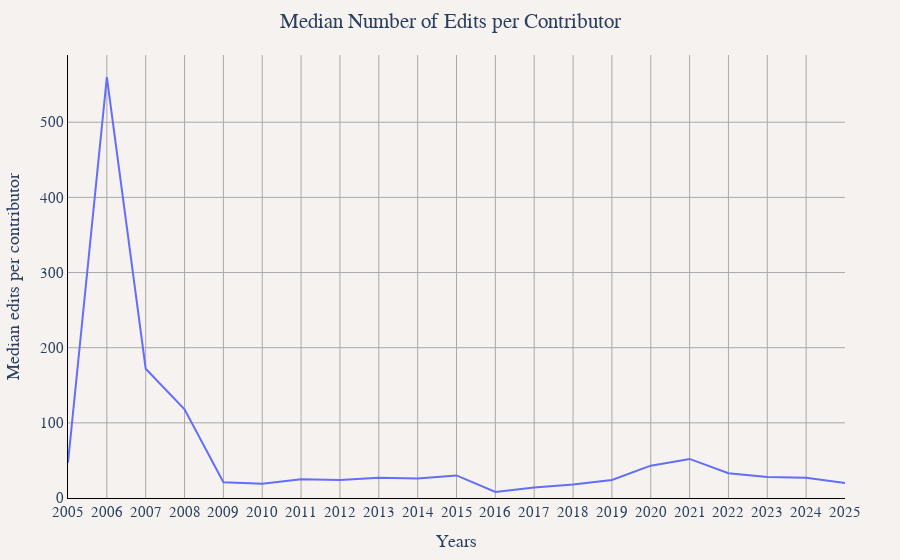

Notebook code for this chart:
### Markdown cell above
## Median Number of Edits per Contributor (Yearly)
This shows the median number of edits made by contributors each year, providing insight into typical contributor activity levels.

### Code cell
df_median_edits_yearly = duckdb.sql("""
WITH yearly_contributor_edits AS (
    SELECT
        year,
        user_name,
        CAST(SUM(edit_count) as INTEGER) as user_edits
    FROM '../changeset_data/year=*/month=*/*.parquet'
    GROUP BY year, user_name
)
SELECT
    CAST(year AS VARCHAR) as Years,
    CAST(PERCENTILE_CONT(0.5) WITHIN GROUP (ORDER BY user_edits) as INTEGER) as "Median edits per contributor"
FROM yearly_contributor_edits
GROUP BY year
ORDER BY year
""").df()

util.show_figure(
    [
        util.FigureConfig(
            title="Median Number of Edits per Contributor",
            x_col="Years",
            y_col="Median edits per contributor",
            query_or_df=df_median_edits_yearly,
        ),
    ],
)

### Figure 1 — Plotly figure (JSON) as saved in the notebook; plotly's stock layout.template omitted (floating-point values rounded to 4 significant figures)
{"data": [{"hovertemplate": "Median edits per contributor<br>%{x}<br>%{y:,} Median edits per contributor<extra></extra>", "name": "Median edits per contributor", "type": "scatter", "visible": true, "x": ["2005", "2006", "2007", "2008", "2009", "2010", "2011", "2012", "2013", "2014", "2015", "2016", "2017", "2018", "2019", "2020", "2021", "2022", "2023", "2024", "2025"], "y": [47, 560, 172, 118, 21, 19, 25, 24, 27, 26, 30, 8, 14, 18, 24, 43, 52, 33, 28, 27, 20]}], "layout": {"barmode": "stack", "font": {"family": "Times", "size": 15}, "margin": {"b": 55, "l": 55, "r": 55, "t": 55}, "paper_bgcolor": "#f5f2f0", "plot_bgcolor": "#f5f2f0", "title": {"text": "Median Number of Edits per Contributor", "x": 0.5}, "xaxis": {"gridcolor": "darkgray", "linecolor": "black", "showgrid": true, "tickcolor": "black", "title": {"text": "Years"}, "zerolinecolor": "darkgray"}, "yaxis": {"gridcolor": "darkgray", "linecolor": "black", "rangemode": "tozero", "showgrid": true, "tickcolor": "black", "title": {"text": "Median edits per contributor"}, "zerolinecolor": "darkgray"}}}
